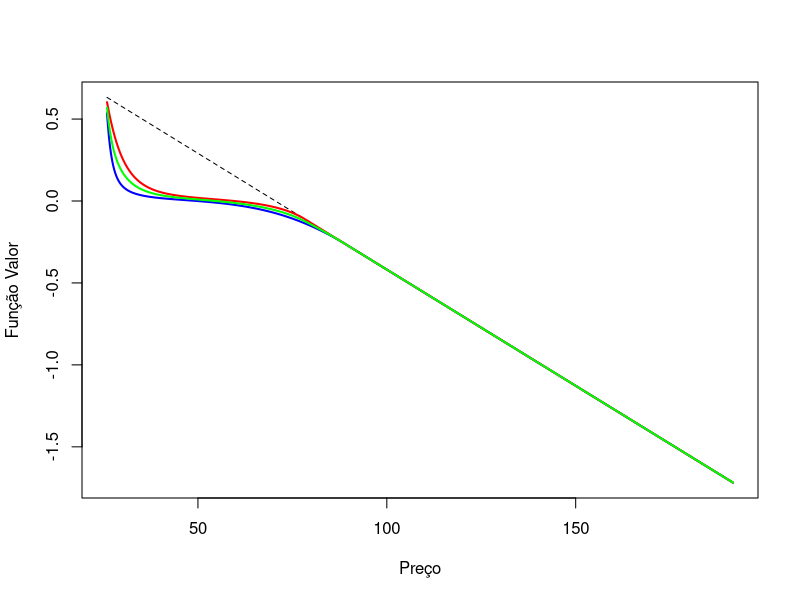

Generate this figure with R:
# Este script tenta resolver o problema 
#  apresentado por Zhang 2001 usando o 
#  método da cadeia de Markov aproximada.

# Dados do artigo Zhang
lambda <- c(6.04, 8.90)
Q      <- matrix(c(-lambda[1], lambda[1],
                    lambda[2], -lambda[2]), nrow=2,byrow=TRUE)
sigma  <- c(0.44, 0.63) 
r      <- c(1.5, -1.61)
mu     <- r + sigma^2/2
X0     <- 70.5
p0     <- c(0.5,0.5)

h     <- 0.01
beta  <- 10

grid <- expand.grid(seq(-1,1,h),1:2) # malha de estados
G    <- nrow(grid)                   # número de nós na malha
L    <- G/2                          # número de pontos x

g     <- function(x,i)   1-exp(x)
kf    <- function(x,i)   0
b     <- function(x,i)   mu[i]
sig   <- function(x,i)   sigma[i]
q     <- function(x,i,j) Q[i,j]

# Esta função calcula o custo esperado após um
#  passo, seguindo o método da cadeia de Markov
#  aproximada.
expect <- function(n,V)
{
        x <- grid[n,1]
        i <- grid[n,2]
        
        M  <- abs(b(x,i))*h+sig(x,i)^2-q(x,i,i)*h^2
        Dt <- h^2/M
        p_plus  <- (h*max(b(x,i),0) + sig(x,i)^2/2)/M
        p_minus <- (-h*min(b(x,i),0) + sig(x,i)^2/2)/M
        j <- ifelse(i==1,2,1)
        p_j <- q(x,i,j)*Dt
        
        # isso é usado para encontrar a
        #  posição dos vizinhos de x na malha
        bi <- floor((n-1)/L)
        di <- n-bi*L
        
        # calculando a esperança
        e1 <- p_plus *ifelse(di==L,g(x+h),V[di+1+bi*L])
        e2 <- p_minus*ifelse(di==1,g(x-h),V[di-1+bi*L])
        e3 <- p_j*V[n+(-1)^(i-1)*L]
       
        return(exp(-beta*Dt)*(e1 + e2 + e3 + kf(x,i)*Dt))
}

findOptV <- function()
{
    V <- g(grid[,1])
    maxDiff <- 1
    while( maxDiff > 1e-3 )
    {
        maxDiff <- 0
        for( n in 1:G ) # iterando sobre a malha
        {
            x <- grid[n,1]
            i <- grid[n,2]
            Vnew <- min(g(x,i),expect(n,V))
            if( abs((Vnew-V[n])/ifelse(abs(V[n])<0.1,0.1,V[n])) > maxDiff )
                maxDiff = abs((Vnew-V[n])/ifelse(abs(V[n])<0.1,0.1,V[n]))
        
            # atualizando a função valor ótima
            V[n] <- Vnew
        }
        cat(sprintf("Max Diff: %e\n",maxDiff))
     }
    return(V)
}

Vopt <- findOptV()

plot(X0*exp(grid[1:L,1]),g(grid[1:L,1]),lty=2,type="l",ylab="Função Valor",xlab="Preço")
lines(X0*exp(grid[1:L,1]),Vopt[1:L],col="blue",lwd=2)
lines(X0*exp(grid[1:L,1]),Vopt[(L+1):(2*L)],col="red",lwd=2)
lines(X0*exp(grid[1:L,1]),Vopt[1:L]*p0[1]+Vopt[(L+1):(2*L)]*p0[2],col="green",lwd=2)

# Encontrando o momento de parar
S <- rep(0,L)
for( k in 1:L )
{
    x  <- grid[k,1]
    if( g(x,1)*p0[1] + g(x,2)*p0[2] <= expect(k,Vopt)*p0[1] + expect(k+L,Vopt)*p0[2])
         S[k] <- 1
    else
         S[k] <- 0
}
n0 <- min(which(S==0))
n1 <- ifelse(n0==0,n0,n0-1)
n2 <- min(which(S[n0:L]==1))+n1
cat(sprintf("Momento de venda: %f (stop)\n",X0*exp(grid[n1+1,1]-h)))
cat(sprintf("Momento de venda: %f (ganho)\n",X0*exp(grid[n2,1])))
